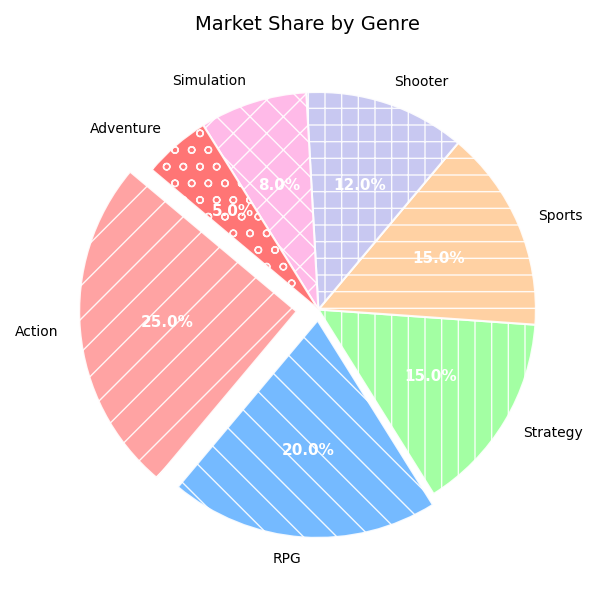

This figure's Python source:
import matplotlib.pyplot as plt

# Data for video game genres and their market share percentages
genres = ['Action', 'RPG', 'Strategy', 'Sports', 'Shooter', 'Simulation', 'Adventure']
market_shares = [25, 20, 15, 15, 12, 8, 5]

# Colors and patterns for each genre
colors = ['#ff9999', '#66b3ff', '#99ff99', '#ffcc99', '#c2c2f0', '#ffb3e6', '#ff6666']
patterns = ['/', '\\', '|', '-', '+', 'x', 'o']

# Explode parameter to highlight the 'Action' genre
explode = (0.1, 0.05, 0, 0, 0, 0, 0)

# Create the pie chart without stylistic elements
fig, ax = plt.subplots(figsize=(6, 6))

wedges, texts, autotexts = ax.pie(
    market_shares, explode=explode, labels=genres, autopct='%1.1f%%', startangle=140,
    colors=colors, wedgeprops=dict(edgecolor='w', linewidth=1.5, alpha=0.9)
)

# Adding patterns to the wedges
for i, wedge in enumerate(wedges):
    wedge.set_hatch(patterns[i])

plt.setp(texts, size=10)
plt.setp(autotexts, size=11, color='white', weight='bold')

ax.set_title('Market Share by Genre', fontsize=14, pad=15)
ax.axis('equal')

plt.tight_layout()
plt.show()
